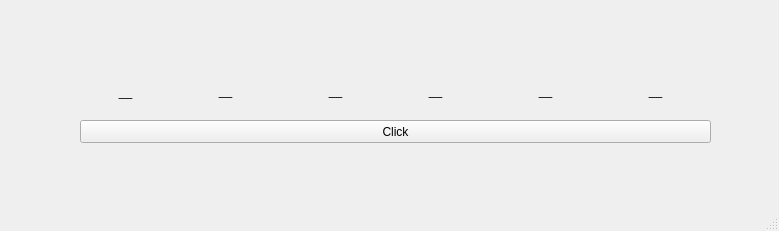
<?xml version="1.0" encoding="UTF-8"?>
<ui version="4.0">
 <class>MainWindow</class>
 <widget class="QMainWindow" name="MainWindow">
  <property name="geometry">
   <rect>
    <x>0</x>
    <y>0</y>
    <width>779</width>
    <height>231</height>
   </rect>
  </property>
  <property name="windowTitle">
   <string>MainWindow</string>
  </property>
  <widget class="QWidget" name="centralwidget">
   <widget class="QLabel" name="lbl1">
    <property name="geometry">
     <rect>
      <x>80</x>
      <y>81</y>
      <width>91</width>
      <height>21</height>
     </rect>
    </property>
    <property name="text">
     <string>__</string>
    </property>
    <property name="alignment">
     <set>Qt::AlignCenter</set>
    </property>
   </widget>
   <widget class="QPushButton" name="pb">
    <property name="geometry">
     <rect>
      <x>80</x>
      <y>120</y>
      <width>631</width>
      <height>23</height>
     </rect>
    </property>
    <property name="text">
     <string>Click</string>
    </property>
   </widget>
   <widget class="QLabel" name="lbl2">
    <property name="geometry">
     <rect>
      <x>180</x>
      <y>80</y>
      <width>91</width>
      <height>21</height>
     </rect>
    </property>
    <property name="text">
     <string>__</string>
    </property>
    <property name="alignment">
     <set>Qt::AlignCenter</set>
    </property>
   </widget>
   <widget class="QLabel" name="lbl3">
    <property name="geometry">
     <rect>
      <x>290</x>
      <y>80</y>
      <width>91</width>
      <height>21</height>
     </rect>
    </property>
    <property name="text">
     <string>__</string>
    </property>
    <property name="alignment">
     <set>Qt::AlignCenter</set>
    </property>
   </widget>
   <widget class="QLabel" name="lbl4">
    <property name="geometry">
     <rect>
      <x>390</x>
      <y>80</y>
      <width>91</width>
      <height>21</height>
     </rect>
    </property>
    <property name="text">
     <string>__</string>
    </property>
    <property name="alignment">
     <set>Qt::AlignCenter</set>
    </property>
   </widget>
   <widget class="QLabel" name="lbl5">
    <property name="geometry">
     <rect>
      <x>500</x>
      <y>80</y>
      <width>91</width>
      <height>21</height>
     </rect>
    </property>
    <property name="text">
     <string>__</string>
    </property>
    <property name="alignment">
     <set>Qt::AlignCenter</set>
    </property>
   </widget>
   <widget class="QLabel" name="lbl6">
    <property name="geometry">
     <rect>
      <x>610</x>
      <y>80</y>
      <width>91</width>
      <height>21</height>
     </rect>
    </property>
    <property name="text">
     <string>__</string>
    </property>
    <property name="alignment">
     <set>Qt::AlignCenter</set>
    </property>
   </widget>
  </widget>
  <widget class="QMenuBar" name="menubar">
   <property name="geometry">
    <rect>
     <x>0</x>
     <y>0</y>
     <width>779</width>
     <height>21</height>
    </rect>
   </property>
  </widget>
  <widget class="QStatusBar" name="statusbar"/>
 </widget>
 <resources/>
 <connections/>
</ui>
